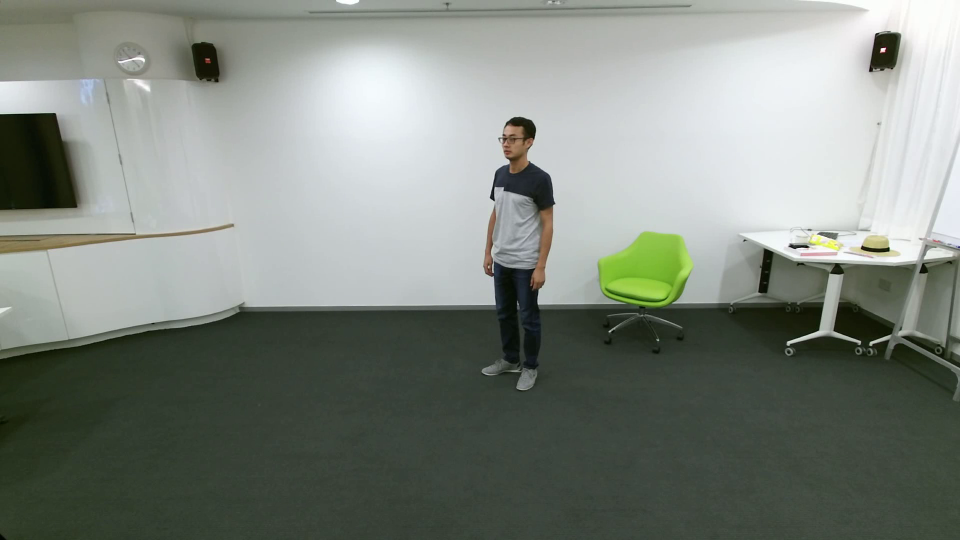
#> input picture frame 8 of video_training/full_vids/10_clapping/S001C001P004R001A010_rgb.avi, 1920 x 1080 px, given in place of S001C003P008R002A023_rgb.avi, which was not available (shown at 1/2 size)
$ python show_video.py
#> lines starting #> are read from the running program, lines starting #| are printed output that depends on the picture
# Shows the video, does not work in Spyder, so it is ran in the console.

import numpy as np
import cv2
import matplotlib.pyplot as plt
from tf_pose.estimator import TfPoseEstimator
from tf_pose.networks import get_graph_path

# Create a VideoCapture object and read from input file
video_name = "S001C003P008R002A023_rgb"
cap = cv2.VideoCapture("full_vids/{}.avi".format(video_name))

# Check if camera opened successfully.
if (cap.isOpened() == False):
    print("Error opening video stream or file")

# Window to display on.
cv2.namedWindow('Frame')
cv2.startWindowThread()

i = 0

# Last frame
end_frame = 72

# Read until video is completed
while(cap.isOpened()):
    # Capture frame-by-frame
    ret, frame = cap.read()
#> frame is the input picture: shape (1080, 1920, 3); mean B, G, R 126.5, 134.4, 127.6
    if ret:
        i += 1
        # Resize for displaying.
        frame = cv2.resize(frame, (0,0), fx=0.5, fy=0.5)
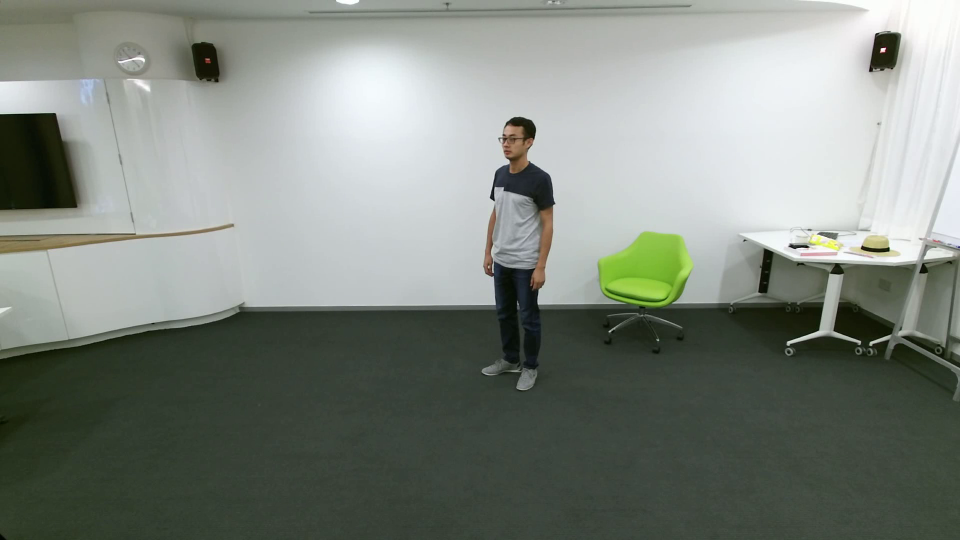
#> frame: shape (540, 960, 3); mean B, G, R 126.7, 134.5, 127.7

        # Display the resulting frame
        cv2.imshow('Frame', frame)

        # Stop at last frame.
        if i == end_frame:
            break

        # Press Q on keyboard to  exit
        if cv2.waitKey(25) & 0xFF == ord('q'):
#> (key q is pressed here)
            break

    # Break the loop
    else:
        break

# When everything done, release the video capture object
cap.release()
# Closes all the frames
cv2.destroyAllWindows()

$ run again, starting later in the video
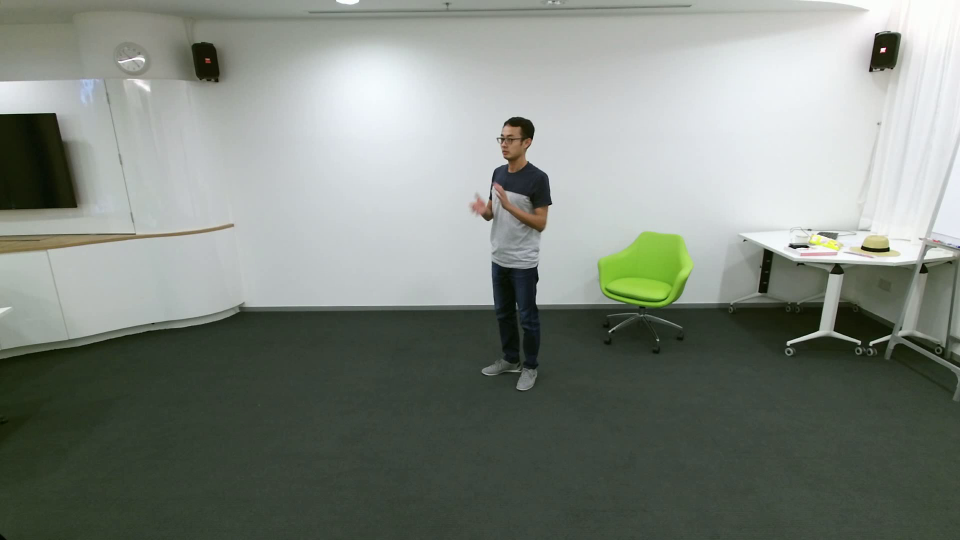
#> input picture frame 37 of video_training/full_vids/10_clapping/S001C001P004R001A010_rgb.avi, 1920 x 1080 px, given in place of S001C003P008R002A023_rgb.avi, which was not available (shown at 1/2 size)
#> frame is the input picture: shape (1080, 1920, 3); mean B, G, R 126.5, 134.4, 127.4
#> `frame = cv2.resize(frame, (0,0), fx=0.5, fy=0.5)`:
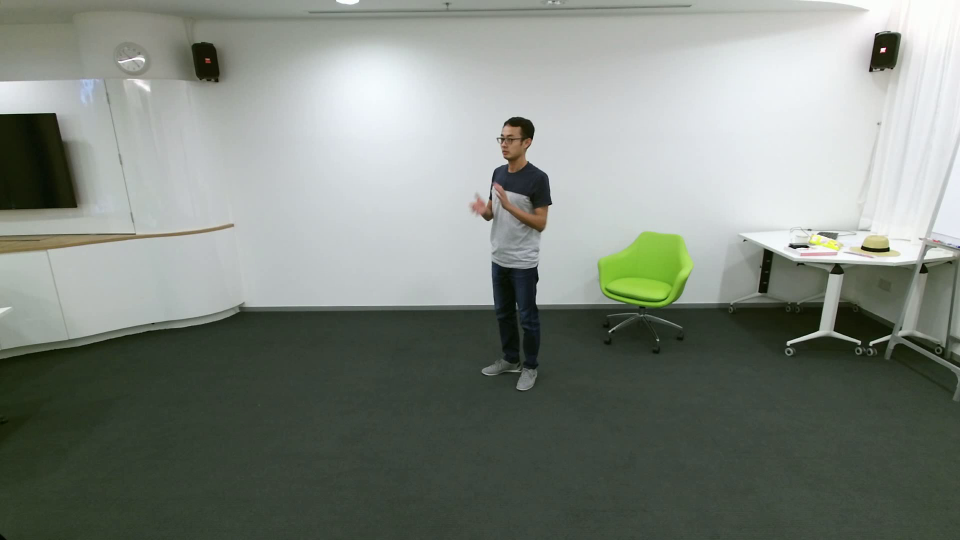
#> frame: shape (540, 960, 3); mean B, G, R 126.6, 134.5, 127.5

$ run again, starting later in the video
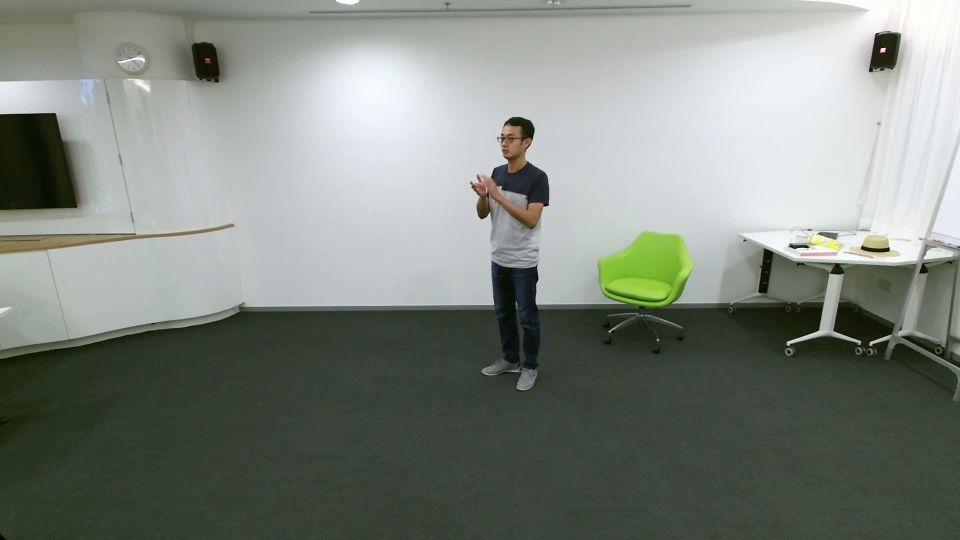
#> input picture frame 66 of video_training/full_vids/10_clapping/S001C001P004R001A010_rgb.avi, 1920 x 1080 px, given in place of S001C003P008R002A023_rgb.avi, which was not available (shown at 1/2 size)
#> frame is the input picture: shape (1080, 1920, 3); mean B, G, R 126.6, 134.4, 127.5
#> `frame = cv2.resize(frame, (0,0), fx=0.5, fy=0.5)`:
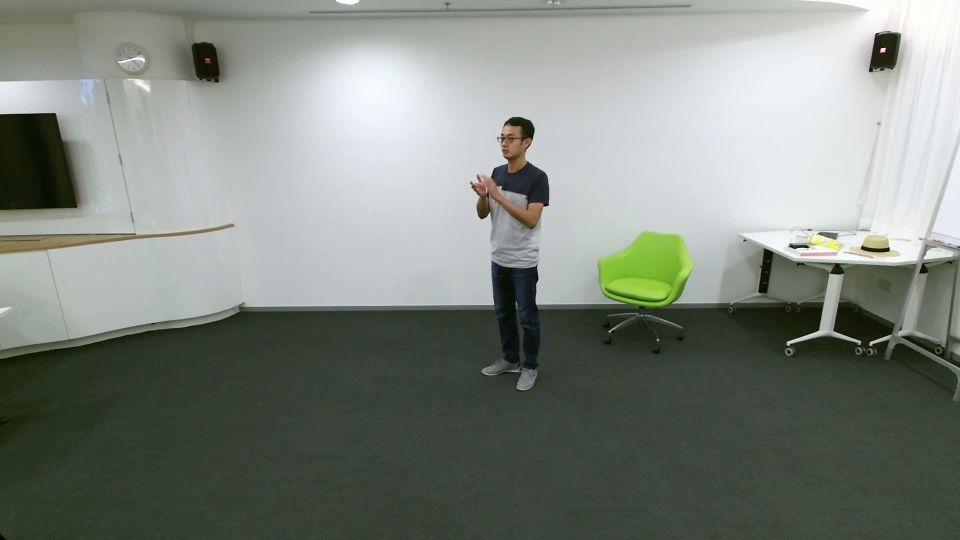
#> frame: shape (540, 960, 3); mean B, G, R 126.7, 134.5, 127.6
